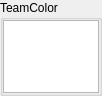
<?xml version="1.0" encoding="UTF-8"?>
<ui version="4.0">
 <class>ColorTeamWidget</class>
 <widget class="QWidget" name="ColorTeamWidget">
  <property name="geometry">
   <rect>
    <x>0</x>
    <y>0</y>
    <width>102</width>
    <height>96</height>
   </rect>
  </property>
  <property name="sizePolicy">
   <sizepolicy hsizetype="Preferred" vsizetype="Preferred">
    <horstretch>0</horstretch>
    <verstretch>0</verstretch>
   </sizepolicy>
  </property>
  <property name="windowTitle">
   <string>Form</string>
  </property>
  <layout class="QVBoxLayout" name="verticalLayout">
   <property name="spacing">
    <number>0</number>
   </property>
   <property name="leftMargin">
    <number>0</number>
   </property>
   <property name="topMargin">
    <number>0</number>
   </property>
   <property name="rightMargin">
    <number>0</number>
   </property>
   <property name="bottomMargin">
    <number>0</number>
   </property>
   <item>
    <widget class="QGroupBox" name="groupBox">
     <property name="title">
      <string>TeamColor</string>
     </property>
     <layout class="QGridLayout" name="gridLayout">
      <property name="leftMargin">
       <number>0</number>
      </property>
      <property name="topMargin">
       <number>0</number>
      </property>
      <property name="rightMargin">
       <number>0</number>
      </property>
      <property name="bottomMargin">
       <number>0</number>
      </property>
      <property name="spacing">
       <number>0</number>
      </property>
      <item row="0" column="0">
       <widget class="QGraphicsView" name="colorView">
        <property name="sizePolicy">
         <sizepolicy hsizetype="Ignored" vsizetype="Ignored">
          <horstretch>0</horstretch>
          <verstretch>0</verstretch>
         </sizepolicy>
        </property>
       </widget>
      </item>
     </layout>
    </widget>
   </item>
  </layout>
 </widget>
 <resources/>
 <connections/>
</ui>
